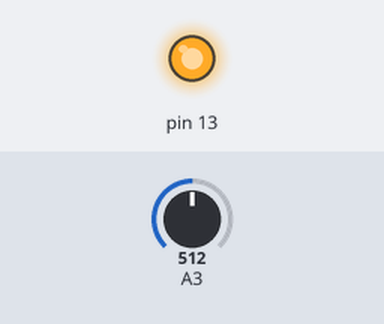
Recording of a sketch running on a simulated Arduino Uno, built with avr-gcc and run on an emulated ATmega328P. Shown: output pins drawn as LEDs (lit = HIGH). Inputs (shaded band) come from the test bench; at power-on: A3 = 512. What the sketch prints to the serial monitor is not drawn.

Above: at 0.3 s.
Timing chart, 0 to 1.8 s (numbered marks = the images above):
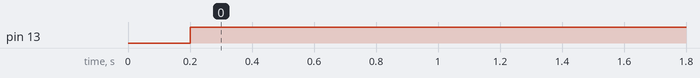

The sketch:

lettura_sensori_di_flessione.ino
```cpp
void setup() {

pinMode(A3, INPUT);
Serial.begin(9600);
pinMode(13, OUTPUT);
}

void loop() {
  // put your main code here, to run repeatedly:
int val = analogRead(A3);
Serial.println(val);
delay(200);
if(val<=600) {
  digitalWrite(13, HIGH);
}
else {
  digitalWrite(13, LOW);

}
}
```

Measured:
- by itself, pin 13: LOW → HIGH at 0.20 s
